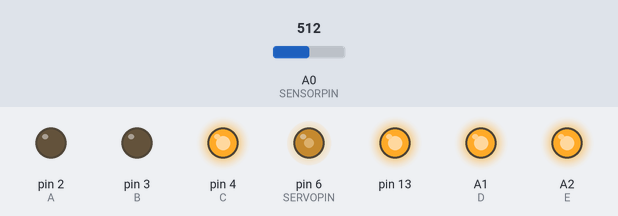
A sketch run on a simulated Arduino Uno, built with avr-gcc and run on an emulated ATmega328P. On the bench: output pins drawn as LEDs (lit = HIGH). Dashed ring = blinking. Inputs (shaded band) come from the test bench; at power-on: A0 (SENSORPIN) = 512. Random numbers use the default seed unless the sketch sets one.

Above: at 5.0 s.
5.1 s: A0 (SENSORPIN) set to 315
At 10.3 s:
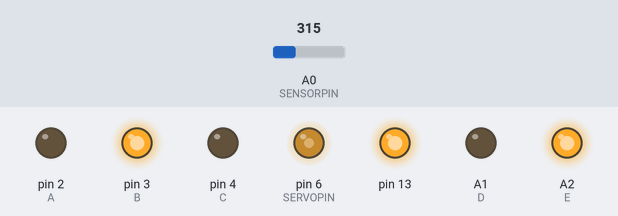
10.5 s: A0 (SENSORPIN) set to 289
At 13.5 s:
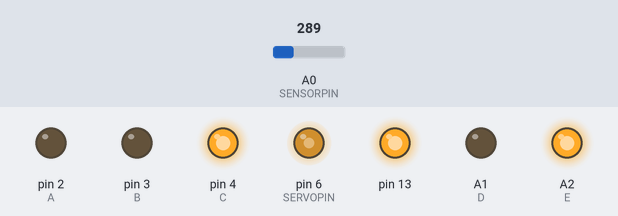
14.7 s: A0 (SENSORPIN) set to 306
At 19.0 s:
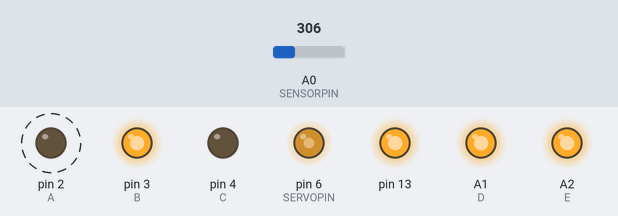
19.1 s: A0 (SENSORPIN) set to 290
23.0 s: A0 (SENSORPIN) set to 310
At 27.6 s:
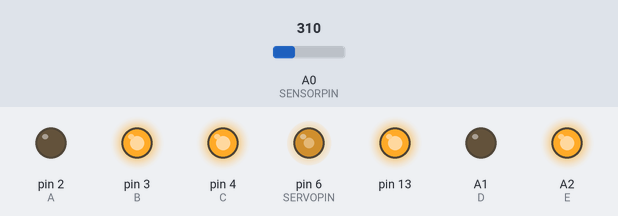
29.7 s: A0 (SENSORPIN) set to 245
Timing chart, 0 to 32.7 s (numbered marks = the images above; inputs shaded):
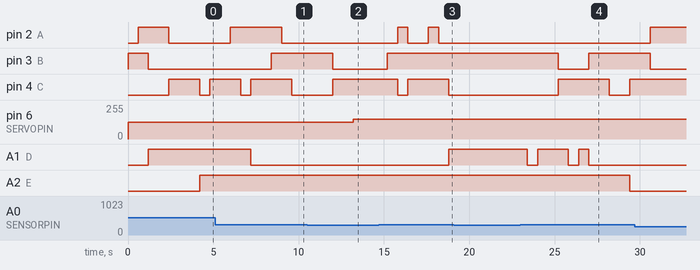

The sketch:

main_board.ino
```cpp
//#define PRINT
#define NUM_LEDS 16
#define PATTERN_LENGTH 32
#define DELAY 1
#define MAXPWM 255
#define THRESHOLD 300
#define PATTERN_RANDOM 1

#define SENSORPIN A0
#define FUCKEDUP_SERVOPIN 6
#define SERVOPIN 6
#define A 2
#define B 3
#define C 4
#define D A1
#define E A2

const int LED_MAP[NUM_LEDS][2] = {
  /*  0 */  {D, A},
  /*  1 */  {B, D},
  /*  2 */  {A, B},
  /*  3 */  {D, C},
  /*  4 */  {B, C},
  /*  5 */  {C, B},
  /*  6 */  {A, C},
  /*  7 */  {C, D},
  /*  8 */  {C, A},
  /*  9 */  {A, D},
  /* 10 */  {D, B},
  /* 11 */  {B, A},
  /* 12 */  {C, E},
  /* 13 */  {E, C},
  /* 14 */  {D, E},
  /* 15 */  {E, D},
};

const int PATTERN[PATTERN_LENGTH] = {
  0b1000010000100101,
  0b0010100000000000,
  0b0000001001000000,
  0b0000000001000000,
  0b1000000001000000,
  0b0001000010010000,
  0b0000100001001000,
  0b0000000000100000,
  0b0001100000001010,
  0b0001000000000001,
  0b0000101000000000,
  0b0000100100000100,
  0b0000100000100000,
  0b0100000000001000,
  0b0000100000010000,
  0b0000100100000100,
  0b1000000000000000,
  0b0010100000000000,
  0b0000001001000000,
  0b0000000001000000,
  0b0000000001000000,
  0b0000001010010000,
  0b0000000001001000,
  0b0010000100100000,
  0b0000000000001010,
  0b0001001000000001,
  0b0000101000000000,
  0b0000100101000100,
  0b0000100000100000,
  0b0100000000101000,
  0b0000100000010000,
  0b0110100101000100
};

int patternIndex = 0;

void setUpTimer() {
  cli();

  //set timer1 interrupt at 1Hz
  TCCR1A = 0;// set entire TCCR1A register to 0
  TCCR1B = 0;// same for TCCR1B
  TCNT1  = 0;//initialize counter value to 0
  // set compare match register for 1hz increments
  OCR1A = 2000;//15624;// = (16*10^6) / (1*1024) - 1 (must be <65536)
  // turn on CTC mode
  TCCR1B |= (1 << WGM12);
  // Set CS10 and CS12 bits for 1024 prescaler
  TCCR1B |= (1 << CS12) | (1 << CS10);
  // enable timer compare interrupt
  TIMSK1 |= (1 << OCIE1A);

  sei();
}

ISR(TIMER1_COMPA_vect){
  patternIndex = (patternIndex + 1) % PATTERN_LENGTH;
}

#if SERVOPIN==FUCKEDUP_SERVOPIN
/**
 * Divides a given PWM pin frequency by a divisor.
 *
 * The resulting frequency is equal to the base frequency divided by
 * the given divisor:
 *   - Base frequencies:
 *      o The base frequency for pins 3, 9, 10, and 11 is 31250 Hz.
 *      o The base frequency for pins 5 and 6 is 62500 Hz.
 *   - Divisors:
 *      o The divisors available on pins 5, 6, 9 and 10 are: 1, 8, 64,
 *        256, and 1024.
 *      o The divisors available on pins 3 and 11 are: 1, 8, 32, 64,
 *        128, 256, and 1024.
 *
 * PWM frequencies are tied together in pairs of pins. If one in a
 * pair is changed, the other is also changed to match:
 *   - Pins 5 and 6 are paired on timer0
 *   - Pins 9 and 10 are paired on timer1
 *   - Pins 3 and 11 are paired on timer2
 *
 * Note that this function will have side effects on anything else
 * that uses timers:
 *   - Changes on pins 3, 5, 6, or 11 may cause the delay() and
 *     millis() functions to stop working. Other timing-related
 *     functions may also be affected.
 *   - Changes on pins 9 or 10 will cause the Servo library to function
 *     incorrectly.
 *
 * Thanks to macegr of the Arduino forums for his documentation of the
 * PWM frequency divisors. His post can be viewed at:
 *   http://forum.arduino.cc/index.php?topic=16612#msg121031
 */
void setPwmFrequency(int pin, int divisor) {
  byte mode;
  if(pin == 5 || pin == 6 || pin == 9 || pin == 10) {
    switch(divisor) {
      case 1: mode = 0x01; break;
      case 8: mode = 0x02; break;
      case 64: mode = 0x03; break;
      case 256: mode = 0x04; break;
      case 1024: mode = 0x05; break;
      default: return;
    }
    if(pin == 5 || pin == 6) {
      TCCR0B = TCCR0B & 0b11111000 | mode;
    } else {
      TCCR1B = TCCR1B & 0b11111000 | mode;
    }
  } else if(pin == 3 || pin == 11) {
    switch(divisor) {
      case 1: mode = 0x01; break;
      case 8: mode = 0x02; break;
      case 32: mode = 0x03; break;
      case 64: mode = 0x04; break;
      case 128: mode = 0x05; break;
      case 256: mode = 0x06; break;
      case 1024: mode = 0x07; break;
      default: return;
    }
    TCCR2B = TCCR2B & 0b11111000 | mode;
  }
}
#else
void setPwmFrequency(int pin, int divisor) { }
#endif

void resetPins() {
  pinMode(A, INPUT);
  pinMode(B, INPUT);
  pinMode(C, INPUT);
  pinMode(D, INPUT);
  pinMode(E, INPUT);
}

void setup() {
  resetPins();
  setUpTimer();
  pinMode(SERVOPIN, OUTPUT);
  setPwmFrequency(SERVOPIN, 256);

  analogWrite(SERVOPIN, MAXPWM / 2);

#ifdef PRINT
  Serial.begin(9600);
#endif

  pinMode(13, OUTPUT);
  digitalWrite(13, HIGH);
}

void ledOn(int index) {
  pinMode(LED_MAP[index][0], OUTPUT);
  digitalWrite(LED_MAP[index][0], HIGH);
  pinMode(LED_MAP[index][1], OUTPUT);
  digitalWrite(LED_MAP[index][1], LOW);
}

void turnHead(bool newEnabled) {
  const int offs = MAXPWM / 6;
  if (newEnabled) {
    analogWrite(SERVOPIN, MAXPWM * 1 / 4 + offs);
  } else {
    analogWrite(SERVOPIN, MAXPWM * 3 / 4 - offs);
  }
  delay(500); // 2s
}

void loop() {
  int iter = 0;
  bool enabled = true;
  if (iter++ % 200 == 0) {
    const int readVal = analogRead(SENSORPIN);
#ifdef PRINT
    Serial.println(readVal);
#endif
    const bool newEnabled = readVal > THRESHOLD;
    if (enabled != newEnabled) {
      turnHead(newEnabled);
    }
    enabled = newEnabled;
  }
  if (!enabled) {
    return;
  }

if (PATTERN_RANDOM) {
  int numledson = random(NUM_LEDS);
  for (int i = 0; i < numledson; ++i) {
    ledOn(random(NUM_LEDS));
    delay(DELAY*150);
  }
}
else {
  for (int ledi = 0; ledi < NUM_LEDS; ++ledi) {
    resetPins();
    if ((1 << ledi) & PATTERN[patternIndex]) {
      ledOn(ledi);
      delay(DELAY);
    }
  }
}
}
```

Measured:
- the behaviour switches between 301 and 300 on A0 (SENSORPIN) (found by bisection; images 1 and 2)
- after the input at 10.5 s, pin 6 (SERVOPIN): 127/255 → 149/255 after 2.7 s
- after the input at 14.7 s, pin 2 (A): alternates HIGH for 0.60 s and LOW for 1.2 s, starting after 1.1 s; pin 3 (B): LOW → HIGH after 0.50 s; pin 4 (C): HIGH → LOW after 1.1 s, → HIGH 0.60 s later, → LOW 2.4 s later; A1 (D): LOW → HIGH after 4.1 s
- after the input at 19.1 s, every drawn part: stays the same
- after the input at 23.0 s, pin 3 (B): HIGH → LOW after 2.2 s, → HIGH 1.8 s later; pin 4 (C): LOW → HIGH after 2.2 s, → LOW 3.0 s later, → HIGH 1.2 s later; A1 (D): goes LOW 0.60 s, HIGH 1.8 s, LOW 0.60 s, HIGH 0.60 s, then LOW, starting after 0.41 s; A2 (E): HIGH → LOW after 6.4 s
